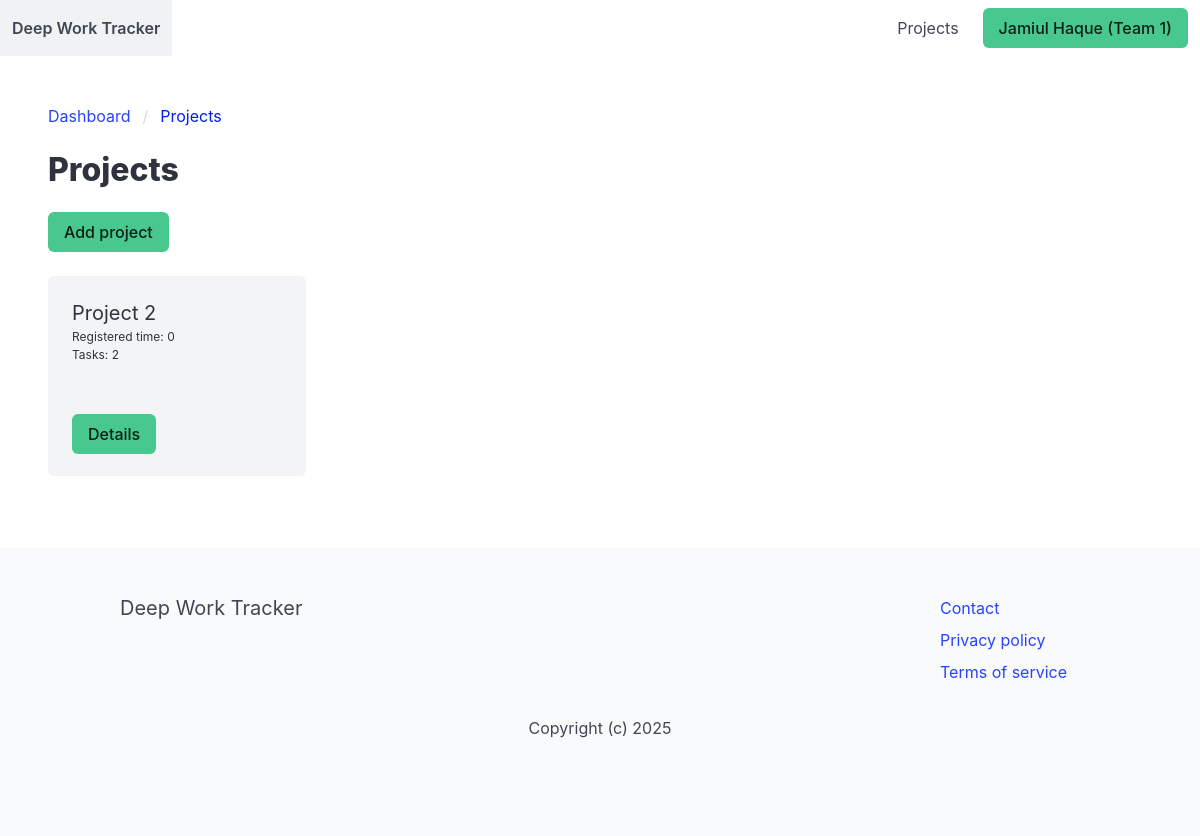
/projects/ (signed in), run on an earlier commit of the app's database.
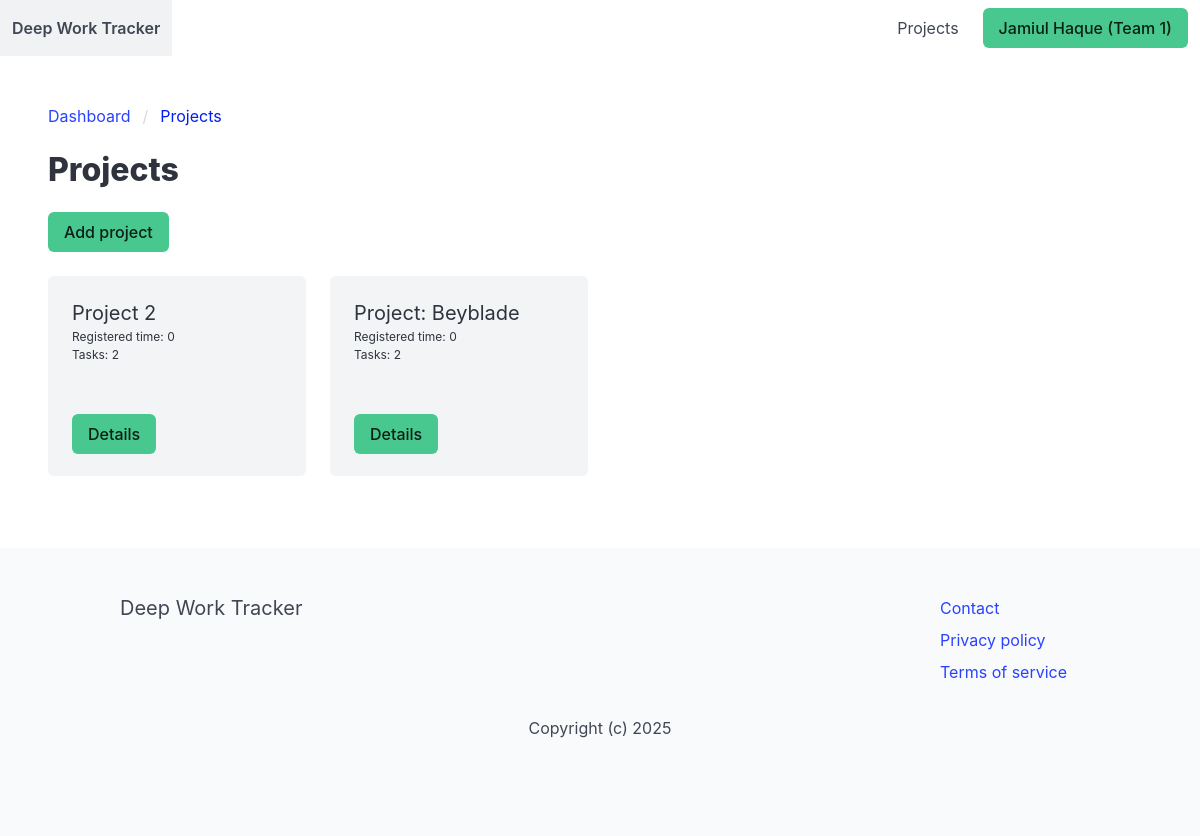
And on a later commit of the database.
### apps/team/models.py (models this page shows, shortened)
class Team(models.Model):
    ACTIVE = "active"
    DELETED = "deleted"
    CHOICES_STATUS = (
        (ACTIVE, "Active"),
        (DELETED, "Deleted"),
    )
    title = models.CharField(max_length=255)
    members = models.ManyToManyField(User, related_name="teams")
    created_by = models.ForeignKey(User, related_name="created_teams", on_delete=models.CASCADE)
    created_at = models.DateTimeField(auto_now_add=True)
    status = models.CharField(max_length=10, choices=CHOICES_STATUS, default=ACTIVE)
    class Meta:
        ordering = ["title"]

### apps/project/models.py (models this page shows, shortened)
class Project(models.Model):
    team = models.ForeignKey(Team, related_name="projects", on_delete=models.CASCADE)
    title = models.CharField(max_length=255)
    created_by = models.ForeignKey(User, related_name="projects", on_delete=models.CASCADE)
    created_at = models.DateTimeField(auto_now_add=True)
    class Meta:
        ordering = ["title"]
    def registered_time(self):
        return 0
    def num_tasks_todo(self):
        return self.tasks.filter(status=Task.TODO).count()

### apps/project/views.py (the view)
# urls.py: path("", projects, name="projects"),
@login_required
def projects(request):
    team = get_object_or_404(Team, pk=request.user.userprofile.active_team_id, status=Team.ACTIVE)
    projects = team.projects.all()
    if request.method == "POST":
        title = request.POST.get("title")
        if title:
            project = Project.objects.create(team=team, title=title, created_by=request.user)
            messages.info(request, "A project was added 😉")
            return redirect("project:projects")
    return render(request, "project/projects.html", {"team": team, "projects": projects})

### apps/team/context_processors.py (called while the page is built)
def active_team(request):
    if request.user.is_authenticated:
        if request.user.userprofile.active_team_id:
            team = Team.objects.get(pk=request.user.userprofile.active_team_id)
            return {"active_team": team}
        return {"active_team": None}
    return {"active_team": None}

### apps/project/templates/project/projects.html (shortened to what this page needs)
{% extends "core/base.html" %}
{% block content %}
<div id="projects-app">
    <nav class="breadcrumb" aria-label="breadcrumbs">
        <ul>
            <li><a href="#">Dashboard</a></li>
            <li class="is-active"><a href="#" aria-current="page">Projects</a></li>
        </ul>
    </nav>
    <div class="columns">
        <div class="column is-4">
            <h1 class="title">Projects</h1>
            <a @click="showAddProjectModal = !showAddProjectModal" class="button is-success">Add project</a>
        </div>
    </div>
    <div class="columns">
        {% for project in projects %}
        <div class="column is-3">
            <div class="notification">
                <h2 class="is-size-5">{{ project.title}}</h2>
                <p class="is-size-7">Registered time: {{ project.registered_time }}</p>
                <p class="is-size-7">Tasks: {{ project.num_tasks_todo }}</p>
                <hr>
                <a href="{% url "project:project" project.id %}" class="button is-success">Details</a>
            </div>
        </div>
        {% empty %}
            <div class="column is-3">
                <div class="notification">
                    No projects yet 😓😓
                </div>
            </div>
        {% endfor %}
        </div>
</div>
{% endblock %}

### apps/core/templates/core/base.html (shortened to what this page needs)
<!DOCTYPE html>
<html>
<head>
    <link rel="stylesheet" href="https://cdn.jsdelivr.net/npm/bulma@1.0.2/css/bulma.min.css">
</head>
<body>
    <div id="navbar-app">
        <nav class="navbar" role="navigation" aria-label="main navigation">
            <div class="navbar-brand">
                <a href="/" class="navbar-item"><strong>Deep Work Tracker</strong></a>
            </div>
            <div class="navbar-menu" :class="{'is-active': isActive}">
                <div class="navbar-end">
                    {% if not request.user.is_authenticated %}
                    <a href="{% url "plans" %}" class="navbar-item">Plans</a>
                    {% else %}
                        <a href="{% url "project:projects" %}" class="navbar-item">Projects</a>
                    {% endif %}
                    <div class="navbar-item">
                        <div class="buttons">
                            {% if request.user.is_authenticated %}
                                <a href="{% url "myaccount" %}" class="button is-success">{% firstof request.user.get_full_name request.user.username %}{% if active_team %} ({{ active_team.title}}){% endif %}</a>
                            {% else %}
                                <a href="{% url "signup" %}" class="button is-success"><strong>Sign up</strong></a>
                                <a href="{% url "login" %}" class="button">Log in</a>
                            {% endif %}
                        </div>
                    </div>
                </div>
            </div>
        </nav>
    </div>
     <section class="section">
        {% block content %}
        {% endblock %}
     </section>
     <footer class="footer">
        <div class="container">
            <div class="columns is-multiline">
                <div class="column is-4">
                    <h2 class="subtitle">Deep Work Tracker</h2>
                </div>
            <div class="column is-offset-6 is-2">
                <ul>
                    <li class="mb-2"><a href="#">Contact</a></li>
                    <li class="mb-2"><a href="{% url "privacy" %}">Privacy policy</a></li>
                    <li class="mb-2"><a href="{% url "terms" %}">Terms of service</a></li>
                </ul>
            </div>
            <div class="column is-12 has-text-centered">
                <p>Copyright (c) 2025</p>
            </div>
        </div>
    </div>
</footer>
</body>
</html>

What changed in the data, as far as the page shows it:
added Project: title "Project: Beyblade", registered_time "0", num_tasks_todo "2"
